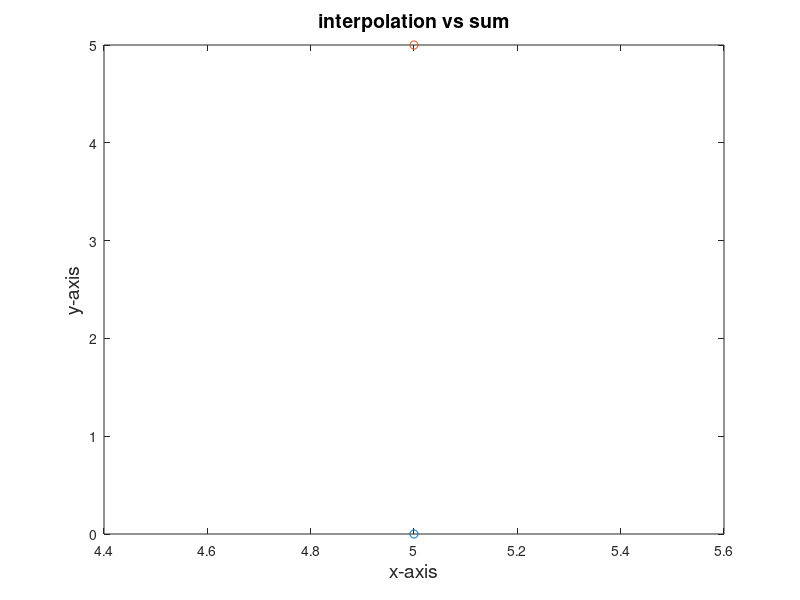

Here is the MATLAB script that generated this plot: (Note: this script raises an error after producing the figure.)
%The mathlab program of GAUSS INTERPOLATION formula. 
clc
clear all
close all
clear figure
disp('........input......')
disp('enter the year of x valus')
a1=input('a1=');
a2=input('a2=');
a3=input('a3=');
a4=input('a4=');
a5=input('a5=');
disp('enter the entries of y valus')
a6=input('a6=');
a7=input('a7=');
a8=input('a8=');
a9=input('a9=');
a10=input('a10=');
x=[a1 a2 a3 a4 a5];
y=[a6 a7 a8 a9 a10];
n=length(x);
h=x(2)-x(1);
for i=1:n
 D(i,1)=y(i);
end
for i=1:n-1
 for j=1:i
 D(i+1,j+1)=D(i+1,j)-D(i,j);
 end
end
s=input('enter the interpolated value:');
disp('...output...')
p=(s-x(n-1))/h;
prod(2)=p*(p+1);
prod(3)=p*(p+1).*(p-1);
prod(4)=p*(p+1).*(p-1).*(p+2);
sum(1)=0;
sum(2)=sum(1)+D(4,1)+(prod(1)*D(4,2));
for i=3:n
 sum(i)=sum(i-1)+prod(i-1)*D(5,i)/factorial(i-1);
end
fprintf('the required interpolation value is=%.3f is %.4f\n',s,sum(n));
grid on
plot(x,y,':r','linewidth',2.0)
hold on
plot(s,sum,'o')
hold off
xlabel('x-axis','fontsize',14)
ylabel('y-axis','fontsize',14)
title('interpolation vs sum','fontsize',14)
legend('graph of a original function','graph of a interpolation',2)